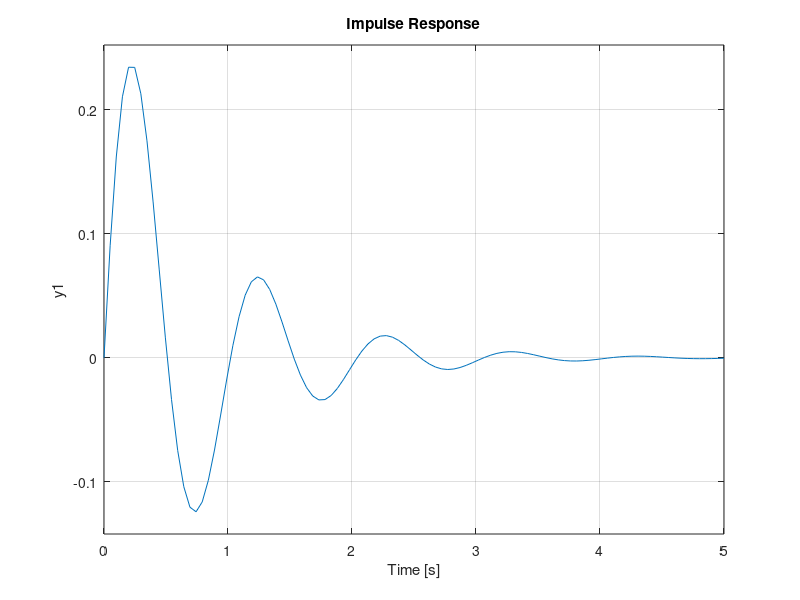
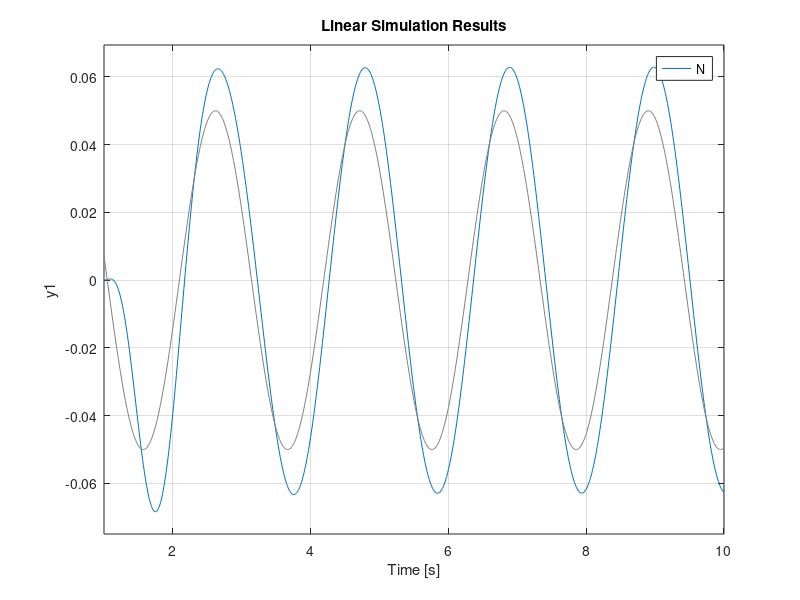

The MATLAB source for these figures, in order:
clc;
clear all;
% close all;

%%task 2
t = 1:0.01:10;
excitation_sin = 0.05*sin(3*t);
coeff = 0;
m_p = 0.16; %kg
c_p = 0.4; %Ns/m
k_p = 6.32; %N/m
w_n = sqrt(k_p/m_p);
zeta= c_p/2*sqrt(k_p*m_p);
T=2*zeta*w_n*m_p;
% for T = 2:0.01:3;
% T= 2.01; %optimised T

coeff=coeff +1;    

% G = tf([0,0,k_p],[m_p,d_d,k_p+d_p]);
N = tf([0,0,k_p],[m_p,T,k_p]);
% bode(N);
% hold on;
figure(1)
impulse(N*0.05) % impulse excitation
hold on;
figure(2)
lsim(N,excitation_sin,t) % sine excitation
hold on;

% impulse(H*0.05,1) % impulse excitation
 zeta_calc(coeff) = T/(2*w_n*m_p);
 w_calc(coeff) = T/(2*zeta_calc(coeff)*m_p);
utsav(1,coeff)=T;
%  end
% end
